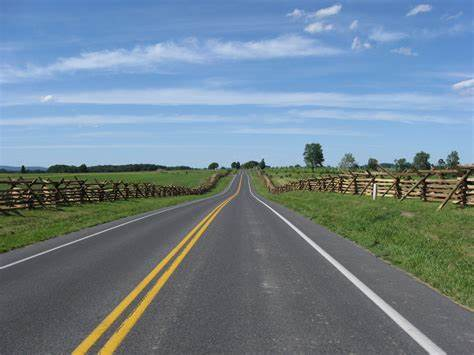
#> input picture path_detection/road.png, 474 x 355 px
$ python extract_region.py
#> lines starting #> are read from the running program, lines starting #| are printed output that depends on the picture; after the words box and inside, x2 and y2 are one past the last pixel; in counts of white or black regions, pixels touching at a corner belong together
import matplotlib.pylab as plt
import cv2
import numpy as np

# Extracting region of interest from image
def region_of_interest(image,vertices):
	mask=np.zeros_like(image)
	match_mask_color= 255
	cv2.fillPoly(mask,vertices,match_mask_color)
	masked_image = cv2.bitwise_and(image,mask)
	return masked_image

img =cv2.imread('road.png')
#> img is the input picture: shape (355, 474, 3); mean B, G, R 143.6, 131.3, 112.2
img=cv2.cvtColor(img,cv2.COLOR_BGR2RGB)
print(img.shape)
#| (355, 474, 3)

height=img.shape[0]
#> height = 355
width=img.shape[1]
#> width = 474
region_of_interest_vertices=[(0, height),(width/2, height/2),(width, height)]
#> region_of_interest_vertices = [(0, 355), (237, 177.5), (474, 355)]

# masking all region except interestes region and draw lines using corners.
gray_img = cv2.cvtColor(img,cv2.COLOR_RGB2GRAY)
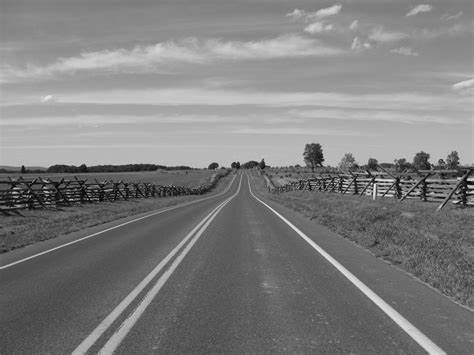
#> gray_img: shape (355, 474); min 0, max 254, mean 127
canny_img=cv2.Canny(gray_img,50,250)
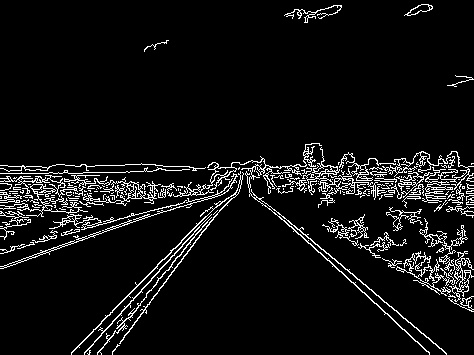
#> canny_img: shape (355, 474); 6.8% white in thin lines or dots
masked_img = region_of_interest(canny_img,np.array([region_of_interest_vertices],np.int32),)
#> in region_of_interest, `cv2.fillPoly(mask,vertices,match_mask_color)`:
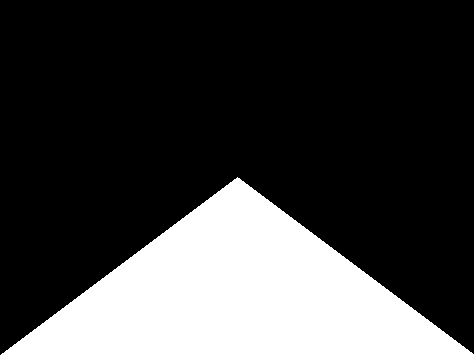
#> mask: shape (355, 474); 25.1% white; 1 white region, box (x1, y1, x2, y2) and area: (1, 177, 474, 355) 42245
#> in region_of_interest, `masked_image = cv2.bitwise_and(image,mask)`:
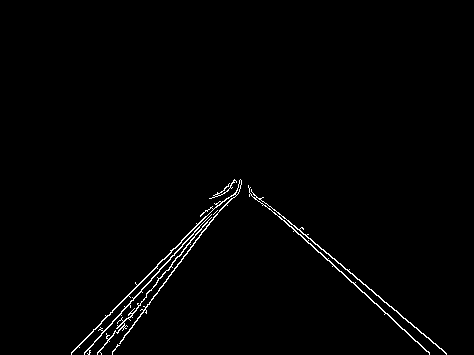
#> masked_image: shape (355, 474); 1.2% white in thin lines or dots, all inside (x1, y1, x2, y2) = (71, 179, 447, 355)
lines=cv2.HoughLinesP(masked_img,1,np.pi/180,100,minLineLength=100,maxLineGap=10)
#> lines = [[278, 212, 446, 353], [84, 353, 199, 226], [112, 352, 229, 197], [274, 212, 429, 352], [93, 329, 217, 205], [97, 353, 190, 242], [71, 352, 181, 242]]

for line in lines:
	x1,y1,x2,y2=line[0]
	cv2.line(img,(x1,y1),(x2,y2),(255,0,0),4)
#> this loop made 7 passes
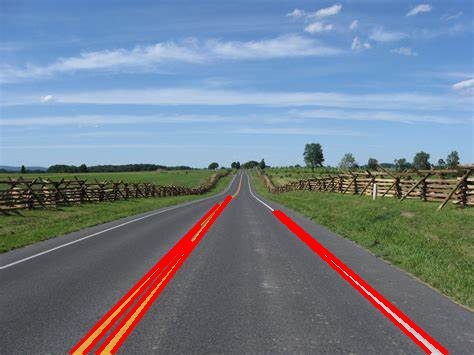
#> img: shape (355, 474, 3); mean R, G, B 115.4, 127.1, 140.3

cv2.imshow('LINES',masked_img)
plt.imshow(img)
plt.show()
